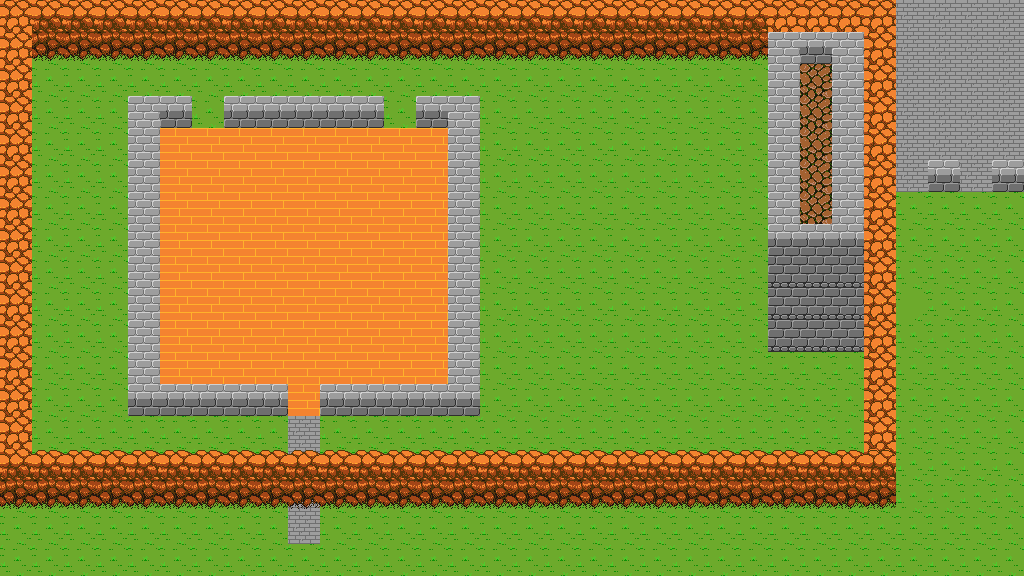

This is a level from a 2D game, rendered from its Tiled map with the project's own tilesets. A one-line summary and the map file follow, with tile-layer data summarised:
An orthogonal 32x18 tile map with 32x32 px tiles, 4 tile layers (Background, Scenery, Walls, Roof), 2 tilesets and 28 objects (21x object, 4x player, 3x trigger).

<map version="1.0" orientation="orthogonal" width="32" height="18" tilewidth="32" tileheight="32">
 <tileset firstgid="1" name="world" tilewidth="32" tileheight="32">
  <image source="../website/assets/world.png" width="256" height="256" />
 </tileset>
 <tileset firstgid="65" name="objects" tilewidth="32" tileheight="32">
  <image source="../website/assets/objects.png" width="384" height="32" />
  <tile id="9">
   <properties>
    <property name="type" value="skeleton" />
   </properties>
  </tile>
 </tileset>
 <layer name="Background" width="32" height="18">
  <data>[576 cells, 576 non-empty, 4 distinct tile ids]</data>
 </layer>
 <layer name="Scenery" width="32" height="18">
  <data>[576 cells, 1 non-empty, 1 distinct tile ids]</data>
 </layer>
 <layer name="Walls" width="32" height="18">
  <data>[576 cells, 172 non-empty, 7 distinct tile ids]</data>
 </layer>
 <objectgroup name="Spawns" width="32" height="18">
  <object name="trigger" gid="32" x="35" y="62">
   <properties>
    <property name="caption" value="Setting Out" />
    <property name="duration" value="500" />
    <property name="event" value="start" />
    <property name="id" value="chat" />
    <property name="input" value="disable" />
    <property name="sound" value="crazy" />
   </properties>
  </object>
  <object name="trigger" gid="32" x="94" y="67">
   <properties>
    <property name="dialogue" value="set1" />
    <property name="event" value="chat" />
    <property name="id" value="play" />
   </properties>
  </object>
  <object name="trigger" gid="32" x="154" y="65">
   <properties>
    <property name="event" value="play" />
    <property name="input" value="enable" />
   </properties>
  </object>
  <object name="object" gid="73" x="800" y="352">
   <properties>
    <property name="count" value="4" />
    <property name="id" value="finish" />
    <property name="type" value="exit" />
   </properties>
  </object>
  <object name="player" gid="69" x="192" y="192">
   <properties>
    <property name="id" value="1" />
   </properties>
  </object>
  <object name="player" gid="70" x="352" y="192">
   <properties>
    <property name="id" value="2" />
   </properties>
  </object>
  <object name="player" gid="71" x="192" y="352">
   <properties>
    <property name="id" value="3" />
   </properties>
  </object>
  <object name="player" gid="72" x="352" y="352">
   <properties>
    <property name="id" value="4" />
   </properties>
  </object>
  <object name="object" gid="66" x="288" y="416">
   <properties>
    <property name="id" value="door1" />
    <property name="locked" value="y" />
    <property name="type" value="door" />
   </properties>
  </object>
  <object name="object" gid="68" x="547" y="135">
   <properties>
    <property name="type" value="sheep" />
   </properties>
  </object>
  <object name="object" gid="68" x="684" y="193">
   <properties>
    <property name="type" value="sheep" />
   </properties>
  </object>
  <object name="object" gid="68" x="554" y="285">
   <properties>
    <property name="type" value="sheep" />
   </properties>
  </object>
  <object name="object" gid="68" x="420" y="475">
   <properties>
    <property name="type" value="sheep" />
   </properties>
  </object>
  <object name="object" gid="68" x="265" y="313">
   <properties>
    <property name="type" value="sheep" />
   </properties>
  </object>
  <object name="object" gid="68" x="608" y="128">
   <properties>
    <property name="type" value="sheep" />
   </properties>
  </object>
  <object name="object" gid="65" x="162" y="157">
   <properties>
    <property name="target" value="door1" />
    <property name="type" value="key" />
   </properties>
  </object>
  <object name="object" gid="74" x="704" y="96">
   <properties>
    <property name="type" value="skeleton" />
   </properties>
  </object>
  <object name="object" gid="74" x="561" y="218">
   <properties>
    <property name="type" value="skeleton" />
   </properties>
  </object>
  <object name="object" gid="74" x="58" y="132">
   <properties>
    <property name="type" value="skeleton" />
   </properties>
  </object>
  <object name="object" gid="74" x="382" y="64">
   <properties>
    <property name="type" value="skeleton" />
   </properties>
  </object>
  <object name="object" gid="75" x="291" y="169">
   <properties>
    <property name="action" value="momentary" />
    <property name="target" value="door2" />
    <property name="type" value="switch" />
   </properties>
  </object>
  <object name="object" gid="66" x="384" y="128">
   <properties>
    <property name="id" value="door2" />
    <property name="locked" value="y" />
    <property name="type" value="door" />
   </properties>
  </object>
  <object name="object" gid="65" x="416" y="160">
   <properties>
    <property name="type" value="key" />
   </properties>
  </object>
  <object name="object" gid="65" x="416" y="384">
   <properties>
    <property name="type" value="key" />
   </properties>
  </object>
  <object name="object" gid="65" x="160" y="384">
   <properties>
    <property name="type" value="key" />
   </properties>
  </object>
  <object name="object" gid="66" x="192" y="128">
   <properties>
    <property name="id" value="door2" />
    <property name="locked" value="y" />
    <property name="type" value="door" />
   </properties>
  </object>
  <object name="object" gid="28" x="640" y="352">
   <properties>
    <property name="type" value="boulder" />
   </properties>
  </object>
  <object name="object" gid="73" x="576" y="64">
   <properties>
    <property name="accepts" value="Sheep" />
    <property name="count" value="4" />
    <property name="id" value="finish" />
    <property name="type" value="exit" />
   </properties>
  </object>
 </objectgroup>
 <layer name="Roof" width="32" height="18">
  <data>[576 cells, 27 non-empty, 1 distinct tile ids]</data>
 </layer>
</map>
